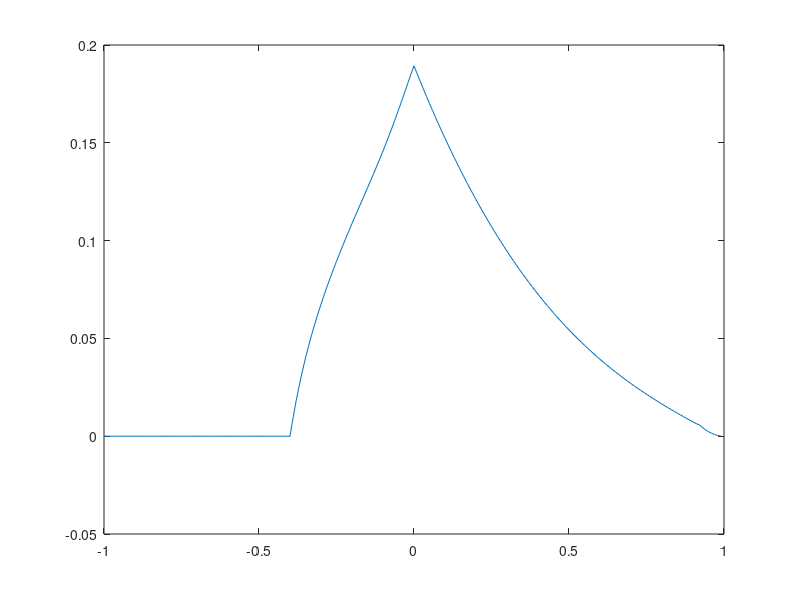

Here is the MATLAB script that generated this plot:
x=[-1,-0.99,-0.98,-0.97,-0.96,-0.95,-0.94,-0.9299999999999999,-0.9199999999999999,-0.9099999999999999,-0.8999999999999999,-0.8899999999999999,-0.8799999999999999,-0.8699999999999999,-0.8599999999999999,-0.8499999999999999,-0.8399999999999999,-0.8299999999999998,-0.8199999999999998,-0.8099999999999998,-0.7999999999999998,-0.7899999999999998,-0.7799999999999998,-0.7699999999999998,-0.7599999999999998,-0.7499999999999998,-0.7399999999999998,-0.7299999999999998,-0.7199999999999998,-0.7099999999999997,-0.6999999999999997,-0.6899999999999997,-0.6799999999999997,-0.6699999999999997,-0.6599999999999997,-0.6499999999999997,-0.6399999999999997,-0.6299999999999997,-0.6199999999999997,-0.6099999999999997,-0.5999999999999996,-0.5899999999999996,-0.5799999999999996,-0.5699999999999996,-0.5599999999999996,-0.5499999999999996,-0.5399999999999996,-0.5299999999999996,-0.5199999999999996,-0.5099999999999996,-0.49999999999999956,-0.48999999999999955,-0.47999999999999954,-0.46999999999999953,-0.4599999999999995,-0.4499999999999995,-0.4399999999999995,-0.4299999999999995,-0.4199999999999995,-0.4099999999999995,-0.39999999999999947,-0.38999999999999946,-0.37999999999999945,-0.36999999999999944,-0.35999999999999943,-0.3499999999999994,-0.3399999999999994,-0.3299999999999994,-0.3199999999999994,-0.3099999999999994,-0.2999999999999994,-0.28999999999999937,-0.27999999999999936,-0.26999999999999935,-0.25999999999999934,-0.24999999999999933,-0.23999999999999932,-0.22999999999999932,-0.2199999999999993,-0.2099999999999993,-0.1999999999999993,-0.18999999999999928,-0.17999999999999927,-0.16999999999999926,-0.15999999999999925,-0.14999999999999925,-0.13999999999999924,-0.12999999999999923,-0.11999999999999923,-0.10999999999999924,-0.09999999999999924,-0.08999999999999925,-0.07999999999999925,-0.06999999999999926,-0.059999999999999255,-0.04999999999999925,-0.03999999999999925,-0.02999999999999925,-0.019999999999999248,-0.009999999999999247,7.528699885739343e-16,0.010000000000000753,0.020000000000000753,0.030000000000000755,0.04000000000000076,0.05000000000000076,0.06000000000000076,0.07000000000000076,0.08000000000000075,0.09000000000000075,0.10000000000000074,0.11000000000000074,0.12000000000000073,0.13000000000000073,0.14000000000000073,0.15000000000000074,0.16000000000000075,0.17000000000000076,0.18000000000000077,0.19000000000000078,0.2000000000000008,0.2100000000000008,0.2200000000000008,0.23000000000000081,0.24000000000000082,0.25000000000000083,0.26000000000000084,0.27000000000000085,0.28000000000000086,0.29000000000000087,0.3000000000000009,0.3100000000000009,0.3200000000000009,0.3300000000000009,0.3400000000000009,0.3500000000000009,0.36000000000000093,0.37000000000000094,0.38000000000000095,0.39000000000000096,0.40000000000000097,0.410000000000001,0.420000000000001,0.430000000000001,0.440000000000001,0.450000000000001,0.460000000000001,0.47000000000000103,0.48000000000000104,0.49000000000000105,0.500000000000001,0.510000000000001,0.520000000000001,0.530000000000001,0.540000000000001,0.550000000000001,0.560000000000001,0.5700000000000011,0.5800000000000011,0.5900000000000011,0.6000000000000011,0.6100000000000011,0.6200000000000011,0.6300000000000011,0.6400000000000011,0.6500000000000011,0.6600000000000011,0.6700000000000012,0.6800000000000012,0.6900000000000012,0.7000000000000012,0.7100000000000012,0.7200000000000012,0.7300000000000012,0.7400000000000012,0.7500000000000012,0.7600000000000012,0.7700000000000012,0.7800000000000012,0.7900000000000013,0.8000000000000013,0.8100000000000013,0.8200000000000013,0.8300000000000013,0.8400000000000013,0.8500000000000013,0.8600000000000013,0.8700000000000013,0.8800000000000013,0.8900000000000013,0.9000000000000014,0.9100000000000014,0.9200000000000014,0.9300000000000014,0.9400000000000014,0.9500000000000014,0.9600000000000014,0.9700000000000014,0.9800000000000014,0.9900000000000014];
y=[0,0,0,0,0,0,0,0,0,0,0,0,0,0,0,0,0,0,0,0,0,0,0,0,0,0,0,0,0,0,0,0,0,0,0,0,0,0,0,0,0,0,0,0,0,0,0,0,0,0,0,0,0,0,0,0,0,0,0,0,-0.000049510399999785903,0.009529458438916366,0.018196067414918915,0.02608473861196109,0.03331190960399394,0.03997783988906273,0.046168324839481856,0.051956317168077026,0.05740345591050264,0.06256150292362828,0.06747368690000023,0.07217595489837245,0.07669813139031062,0.08106498482286917,0.08529720169733782,0.08941226816406277,0.09342525913333785,0.09734953490236914,0.10119734529831066,0.10498034133737238,0.10870999440000026,0.11239792292212837,0.11605612660250267,0.11969712812607718,0.12333402240348187,0.12698043332656278,0.13065037803999388,0.13435803872896118,0.1381174419229187,0.1419420453154164,0.1458442321000003,0.1498347128221844,0.1539218347474947,0.1581107987455852,0.16240278369042593,0.16679397837656285,0.17127452095144993,0.17582734586385323,0.18042693832832676,0.18503799630576045,0.18931999999999968,0.1853541706399997,0.1814496811199997,0.17760592927999969,0.1738223129599997,0.1700982299999997,0.1664330782399997,0.1628262555199997,0.15927715967999972,0.15578518855999973,0.15234973999999973,0.14897021183999973,0.14564600191999974,0.14237650807999974,0.13916112815999976,0.13599925999999973,0.13289030143999975,0.12983365031999977,0.12682870447999975,0.12387486175999976,0.12097151999999975,0.11811807703999976,0.11531393071999976,0.11255847887999976,0.10985111935999976,0.10719124999999977,0.10457826863999976,0.10201157311999975,0.09949056127999976,0.09701463095999978,0.09458317999999977,0.09219560623999977,0.08985130751999978,0.08754968167999977,0.08529012655999978,0.08307203999999976,0.08089481983999977,0.07875786391999975,0.07666057007999978,0.07460233615999978,0.07258255999999978,0.0706006394399998,0.06865597231999979,0.06674795647999979,0.06487598975999978,0.06303946999999979,0.06123779503999979,0.05947036271999978,0.05773657087999981,0.056035817359999796,0.05436749999999982,0.052731016639999795,0.05112576511999983,0.04955114327999979,0.04800654895999981,0.046491379999999805,0.0450050342399998,0.043546909519999816,0.0421164036799998,0.04071291455999981,0.039335839999999817,0.03798457783999981,0.036658525919999796,0.035357082079999824,0.03407964415999981,0.032825609999999866,0.03159437743999982,0.030385344319999813,0.029197908479999812,0.028031467759999873,0.026885419999999827,0.02575916303999981,0.02465209471999985,0.023563612879999835,0.022493115359999816,0.02143999999999982,0.020403664639999847,0.01938350711999981,0.01837892527999982,0.017389316959999845,0.01641407999999983,0.015452612239999802,0.014504311519999813,0.013568575679999861,0.012644802559999835,0.011732389999999815,0.010830735839999855,0.009939237919999871,0.009057294079999834,0.008184302159999796,0.007319659999999839,0.006462765439999851,0.005854511999999867,0.004510366999999849,0.0033393879999997766,0.0023415749999998736,0.0015169279999999175,0.0008654470000000192,0.00038713199999995673,0.00008198299999995218];

plot(x,y);